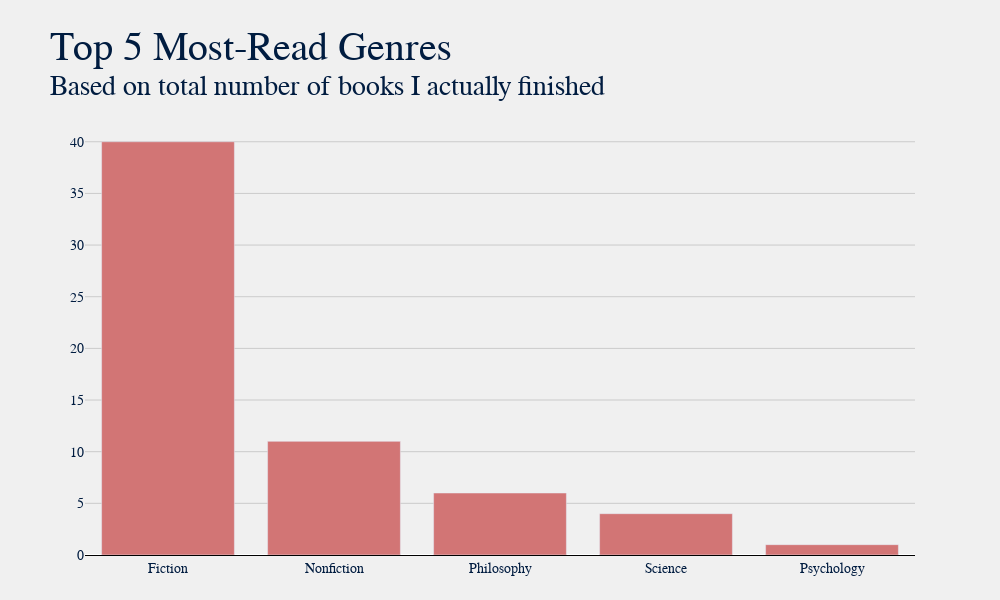

Write notebook code for a chart like this one.
### Markdown cell above
### Genre Count

### Code cell
title = "Top 5 Most-Read Genres"
sub = f"Based on total number of books I actually finished"

plot.gen_bar_graph(df, 'Genre', title, sub, color="#d27575")

### Figure 1 — Plotly figure (JSON) as saved in the notebook; plotly's stock layout.template omitted (floating-point values rounded to 4 significant figures)
{"data": [{"marker": {"color": "#d27575"}, "name": "", "type": "bar", "x": ["Fiction", "Nonfiction", "Philosophy", "Science", "Psychology"], "y": [40, 11, 6, 4, 1]}], "layout": {"barmode": "group", "font": {"color": "#001c40", "family": "Baskerville", "size": 14}, "height": 600, "margin": {"b": 45, "l": 85, "r": 85, "t": 120}, "paper_bgcolor": "#f0f0f0", "plot_bgcolor": "#f0f0f0", "title": {"font": {"color": "#001c40", "family": "Baskerville, Bold", "size": 40}, "text": "Top 5 Most-Read Genres<br><sup>Based on total number of books I actually finished"}, "width": 1000, "xaxis": {"autorange": true, "gridcolor": "#cbcbcb", "linecolor": "black", "range": [-0.5, 4.5], "showgrid": false, "showline": true, "title": {}, "type": "category"}, "yaxis": {"autorange": true, "gridcolor": "#cbcbcb", "linecolor": "black", "range": [0, 42.11], "showgrid": true, "showline": false, "showticklabels": true, "title": {}, "type": "linear"}}}
